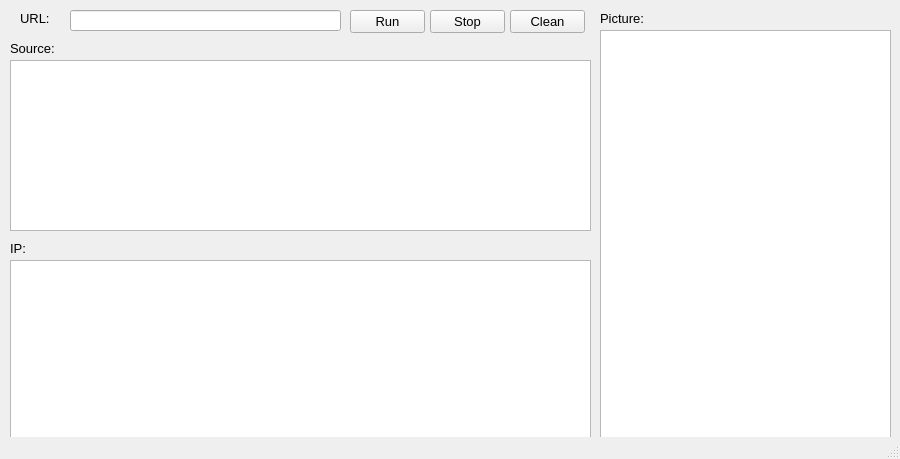
<?xml version="1.0" encoding="UTF-8"?>
<ui version="4.0">
 <class>MainWindow</class>
 <widget class="QMainWindow" name="MainWindow">
  <property name="geometry">
   <rect>
    <x>0</x>
    <y>0</y>
    <width>900</width>
    <height>459</height>
   </rect>
  </property>
  <property name="minimumSize">
   <size>
    <width>900</width>
    <height>459</height>
   </size>
  </property>
  <property name="maximumSize">
   <size>
    <width>900</width>
    <height>459</height>
   </size>
  </property>
  <property name="font">
   <font>
    <family>Arial</family>
    <pointsize>6</pointsize>
   </font>
  </property>
  <property name="acceptDrops">
   <bool>false</bool>
  </property>
  <property name="windowTitle">
   <string>Martin-Web-tool V2.0</string>
  </property>
  <property name="windowIcon">
   <iconset>
    <normaloff>../../2.jpg</normaloff>../../2.jpg</iconset>
  </property>
  <property name="autoFillBackground">
   <bool>false</bool>
  </property>
  <widget class="QWidget" name="centralwidget">
   <widget class="QLineEdit" name="URL">
    <property name="geometry">
     <rect>
      <x>70</x>
      <y>10</y>
      <width>271</width>
      <height>21</height>
     </rect>
    </property>
    <property name="font">
     <font>
      <family>Arial</family>
      <pointsize>10</pointsize>
     </font>
    </property>
   </widget>
   <widget class="QLabel" name="label_2">
    <property name="geometry">
     <rect>
      <x>20</x>
      <y>10</y>
      <width>51</width>
      <height>16</height>
     </rect>
    </property>
    <property name="font">
     <font>
      <family>Arial</family>
      <pointsize>10</pointsize>
     </font>
    </property>
    <property name="text">
     <string>URL:</string>
    </property>
   </widget>
   <widget class="QPushButton" name="determine">
    <property name="geometry">
     <rect>
      <x>350</x>
      <y>10</y>
      <width>75</width>
      <height>23</height>
     </rect>
    </property>
    <property name="font">
     <font>
      <family>Arial</family>
      <pointsize>10</pointsize>
     </font>
    </property>
    <property name="text">
     <string>Run</string>
    </property>
   </widget>
   <widget class="QTextBrowser" name="WEB_URL">
    <property name="geometry">
     <rect>
      <x>10</x>
      <y>60</y>
      <width>581</width>
      <height>171</height>
     </rect>
    </property>
    <property name="font">
     <font>
      <family>Arial</family>
      <pointsize>12</pointsize>
     </font>
    </property>
    <property name="openLinks">
     <bool>false</bool>
    </property>
   </widget>
   <widget class="QPushButton" name="Clean">
    <property name="geometry">
     <rect>
      <x>510</x>
      <y>10</y>
      <width>75</width>
      <height>23</height>
     </rect>
    </property>
    <property name="font">
     <font>
      <family>Arial</family>
      <pointsize>10</pointsize>
     </font>
    </property>
    <property name="text">
     <string>Clean</string>
    </property>
   </widget>
   <widget class="QTextBrowser" name="IPS">
    <property name="geometry">
     <rect>
      <x>10</x>
      <y>260</y>
      <width>581</width>
      <height>181</height>
     </rect>
    </property>
    <property name="font">
     <font>
      <family>Arial</family>
      <pointsize>12</pointsize>
     </font>
    </property>
    <property name="openLinks">
     <bool>false</bool>
    </property>
   </widget>
   <widget class="QPushButton" name="cancel">
    <property name="geometry">
     <rect>
      <x>430</x>
      <y>10</y>
      <width>75</width>
      <height>23</height>
     </rect>
    </property>
    <property name="font">
     <font>
      <family>Arial</family>
      <pointsize>10</pointsize>
     </font>
    </property>
    <property name="text">
     <string>Stop</string>
    </property>
   </widget>
   <widget class="QTextBrowser" name="picture">
    <property name="geometry">
     <rect>
      <x>600</x>
      <y>30</y>
      <width>291</width>
      <height>411</height>
     </rect>
    </property>
    <property name="font">
     <font>
      <family>Arial</family>
      <pointsize>10</pointsize>
     </font>
    </property>
   </widget>
   <widget class="QLabel" name="label">
    <property name="geometry">
     <rect>
      <x>10</x>
      <y>240</y>
      <width>131</width>
      <height>16</height>
     </rect>
    </property>
    <property name="font">
     <font>
      <family>Arial</family>
      <pointsize>10</pointsize>
     </font>
    </property>
    <property name="text">
     <string>IP:</string>
    </property>
   </widget>
   <widget class="QLabel" name="label_3">
    <property name="geometry">
     <rect>
      <x>10</x>
      <y>40</y>
      <width>131</width>
      <height>16</height>
     </rect>
    </property>
    <property name="font">
     <font>
      <family>Arial</family>
      <pointsize>10</pointsize>
     </font>
    </property>
    <property name="text">
     <string>Source:</string>
    </property>
   </widget>
   <widget class="QLabel" name="label_4">
    <property name="geometry">
     <rect>
      <x>600</x>
      <y>10</y>
      <width>131</width>
      <height>16</height>
     </rect>
    </property>
    <property name="font">
     <font>
      <family>Arial</family>
      <pointsize>10</pointsize>
     </font>
    </property>
    <property name="text">
     <string>Picture:</string>
    </property>
   </widget>
  </widget>
  <widget class="QStatusBar" name="statusbar"/>
 </widget>
 <resources/>
 <connections/>
</ui>
